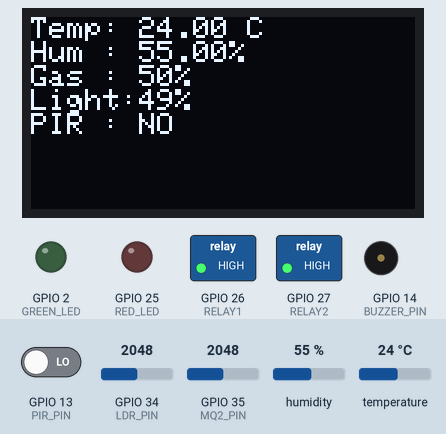
Recording of a sketch running on a simulated ESP32. Shown: 128×64 one-colour display, switched loads named in the sketch (green lamp = pin HIGH), output pins drawn as LEDs (lit = HIGH), buzzer (waves = sounding, pin HIGH). The test bench sets the inputs (shaded band); at power-on: temperature 24 °C, GPIO 13 (PIR_PIN) LOW, GPIO 35 (MQ2_PIN) = 2048, GPIO 34 (LDR_PIN) = 2048, humidity 55 %. WiFi joins after 1.5 s; servers stay silent unless stated; no MQTT or app messages arrive unless stated; what the sketch prints to the serial monitor is not drawn.

Above: at 2.8 s.
2.9 s: temperature set to 29 °C
At 4.1 s:
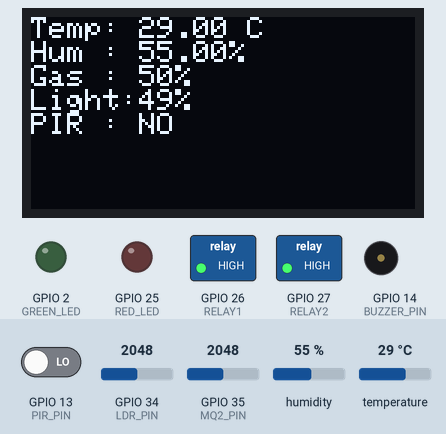
5.2 s: temperature set to 32 °C
At 6.1 s:
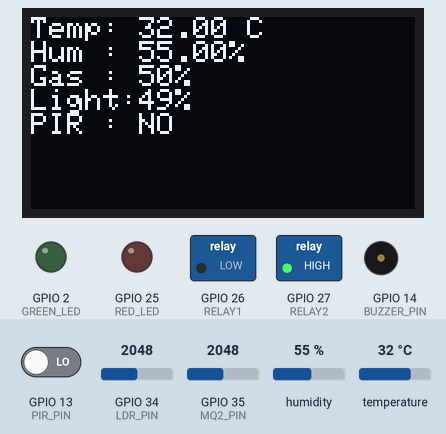
7.3 s: GPIO 13 (PIR_PIN) driven HIGH
At 8.2 s:
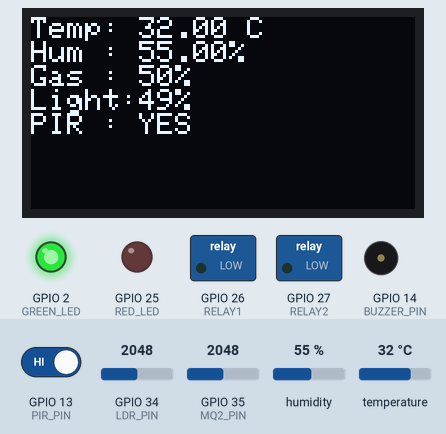
9.3 s: GPIO 35 (MQ2_PIN) set to 2137
At 10.3 s:
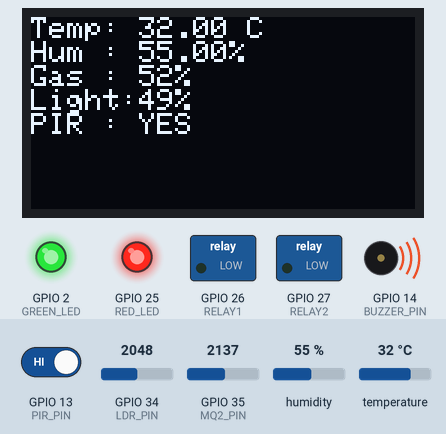
11.4 s: GPIO 13 (PIR_PIN) driven LOW
At 12.4 s:
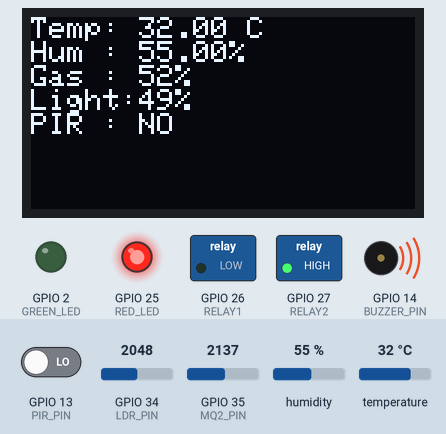
13.5 s: GPIO 34 (LDR_PIN) set to 2841
At 14.5 s:
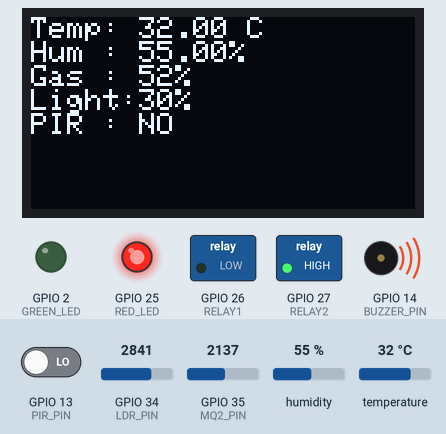
15.6 s: GPIO 34 (LDR_PIN) set to 2925
Timing chart, 0 to 18.6 s (numbered marks = the images above; inputs shaded):
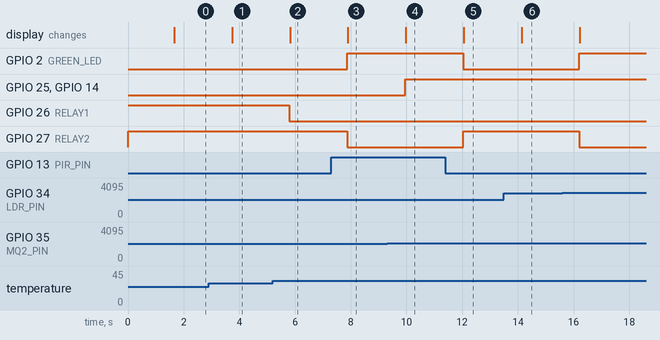

Measured:
- the behaviour switches between 30 and 31 °C on temperature (found by bisection; images 1 and 2)
- the behaviour switches between 2088 and 2089 on GPIO 35 (MQ2_PIN) (found by bisection; images 3 and 4)
- after the input at 2.9 s, the display: changes after 0.84 s (image 1)
- after the input at 5.2 s, GPIO 26 (RELAY1): HIGH → LOW after 0.59 s; the display: changes after 0.62 s (image 2)
- after the input at 7.3 s, GPIO 2 (GREEN_LED): LOW → HIGH after 0.57 s; GPIO 27 (RELAY2): HIGH → LOW after 0.57 s; the display: changes after 0.60 s (image 3)
- after the input at 9.3 s, GPIO 25 (RED_LED), GPIO 14 (BUZZER_PIN): LOW → HIGH after 0.65 s; the display: changes after 0.68 s (image 4)
- after the input at 11.4 s, GPIO 2 (GREEN_LED): HIGH → LOW after 0.63 s; GPIO 27 (RELAY2): LOW → HIGH after 0.63 s; the display: changes after 0.66 s (image 5)
- after the input at 13.5 s, the display: changes after 0.64 s (image 6)
- after the input at 15.6 s, GPIO 2 (GREEN_LED): LOW → HIGH after 0.59 s; GPIO 27 (RELAY2): HIGH → LOW after 0.59 s

The sketch:

smart-home-automation.ino
```cpp
#include <WiFi.h>
#include <WebServer.h>
#include <PubSubClient.h>
#include <Wire.h>
#include <Adafruit_GFX.h>
#include <Adafruit_SSD1306.h>
#include <DHT.h>

/************ WiFi ************/
const char* ssid = "Wokwi-GUEST";
const char* password = "";

/************ MQTT ************/
const char* mqttServer = "broker.hivemq.com";
const int mqttPort = 1883;

WiFiClient espClient;
PubSubClient mqttClient(espClient);
WebServer server(80);

/************ OLED ************/
#define SCREEN_WIDTH 128
#define SCREEN_HEIGHT 64

Adafruit_SSD1306 display(
  SCREEN_WIDTH,
  SCREEN_HEIGHT,
  &Wire,
  -1
);

/************ Pins ************/
#define DHTPIN      4
#define DHTTYPE     DHT11

#define PIR_PIN     13
#define BUZZER_PIN  14

#define RED_LED     25
#define GREEN_LED   2

#define RELAY1      26
#define RELAY2      27

#define BUTTON1     0
#define BUTTON2     32

#define LDR_PIN     34
#define MQ2_PIN     35

DHT dht(DHTPIN, DHTTYPE);

/************ Variables ************/
float temperature = 0;
float humidity = 0;

int gasRaw = 0;
int gasPercent = 0;

int lightRaw = 0;
int lightPercent = 0;

bool motion = false;

bool fanState = false;
bool lightState = false;
bool gasAlert = false;

/************ WiFi ************/
void connectWiFi() {

  Serial.print("Connecting WiFi");

  WiFi.begin(ssid, password);

  while (WiFi.status() != WL_CONNECTED) {

    delay(500);
    Serial.print(".");

  }

  Serial.println();
  Serial.println("WiFi Connected");
  Serial.println(WiFi.localIP());

}

/************ MQTT ************/
void connectMQTT() {

  while (!mqttClient.connected()) {

    Serial.println("Connecting MQTT...");

    if (mqttClient.connect("ESP32HomeHub")) {

      Serial.println("MQTT Connected");

    } else {

      delay(2000);

    }

  }

}

void readSensors() {

  temperature = dht.readTemperature();
  humidity = dht.readHumidity();

  gasRaw = analogRead(MQ2_PIN);
  gasPercent = map(gasRaw, 0, 4095, 0, 100);

  lightRaw = analogRead(LDR_PIN);
  lightPercent = map(lightRaw, 4095, 0, 0, 100);

  motion = digitalRead(PIR_PIN);

}

void automationLogic() {

  // Gas Detection
  if (gasPercent > 50) {

    gasAlert = true;

    digitalWrite(BUZZER_PIN, HIGH);
    digitalWrite(RED_LED, HIGH);

  }
  else {

    gasAlert = false;

    digitalWrite(BUZZER_PIN, LOW);
    digitalWrite(RED_LED, LOW);

  }

  // Fan Control
  if (temperature > 30) {

    fanState = true;

  } else {

    fanState = false;

  }

  digitalWrite(RELAY1, fanState ? LOW : HIGH);

  // Light Control
  if (lightPercent < 30 || motion) {

    lightState = true;

  } else {

    lightState = false;

  }

  digitalWrite(RELAY2, lightState ? LOW : HIGH);

  digitalWrite(GREEN_LED, lightState);

}

void updateOLED() {

  display.clearDisplay();

  display.setTextSize(1);
  display.setCursor(0,0);
  display.print("Temp: ");
  display.print(temperature);
  display.println(" C");

  display.print("Hum : ");
  display.print(humidity);
  display.println("%");

  display.print("Gas : ");
  display.print(gasPercent);
  display.println("%");

  display.print("Light:");
  display.print(lightPercent);
  display.println("%");

  display.print("PIR : ");

  if(motion)
    display.println("YES");
  else
    display.println("NO");

  display.display();

}

void publishMQTT() {

  if(!mqttClient.connected())
    connectMQTT();

  mqttClient.loop();

  mqttClient.publish(
    "iitjammu/home/temperature",
    String(temperature).c_str()
  );

  mqttClient.publish(
    "iitjammu/home/humidity",
    String(humidity).c_str()
  );

  mqttClient.publish(
    "iitjammu/home/gas",
    String(gasPercent).c_str()
  );

  mqttClient.publish(
    "iitjammu/home/light",
    String(lightPercent).c_str()
  );

  mqttClient.publish(
    "iitjammu/home/motion",
    motion ? "1" : "0"
  );

}

void setupWebServer() {

  server.on("/", HTTP_GET, []() {

    String page;

    page += "<!DOCTYPE html><html>";
    page += "<head>";
    page += "<meta http-equiv='refresh' content='3'>";
    page += "<title>IoT Home Automation</title>";
    page += "</head><body>";

    page += "<h2>IoT Home Automation Hub</h2>";

    page += "<hr>";

    page += "<p><b>Temperature:</b> ";
    page += String(temperature);
    page += " C</p>";

    page += "<p><b>Humidity:</b> ";
    page += String(humidity);
    page += " %</p>";

    page += "<p><b>Gas:</b> ";
    page += String(gasPercent);
    page += " %</p>";

    page += "<p><b>Light:</b> ";
    page += String(lightPercent);
    page += " %</p>";

    page += "<p><b>Motion:</b> ";
    page += (motion ? "Detected" : "No Motion");
    page += "</p>";

    page += "<hr>";

    page += "<p><b>Fan Relay:</b> ";
    page += (fanState ? "ON" : "OFF");
    page += "</p>";

    page += "<p><b>Light Relay:</b> ";
    page += (lightState ? "ON" : "OFF");
    page += "</p>";

    page += "<p><b>Gas Alert:</b> ";
    page += (gasAlert ? "YES" : "NO");
    page += "</p>";

    page += "</body></html>";

    server.send(200, "text/html", page);

  });

  server.begin();

}

void setup() {

  Serial.begin(115200);

  pinMode(PIR_PIN, INPUT);

  pinMode(BUZZER_PIN, OUTPUT);

  pinMode(RED_LED, OUTPUT);
  pinMode(GREEN_LED, OUTPUT);

  pinMode(RELAY1, OUTPUT);
  pinMode(RELAY2, OUTPUT);

  pinMode(BUTTON1, INPUT_PULLUP);
  pinMode(BUTTON2, INPUT_PULLUP);

  digitalWrite(RELAY1, HIGH);
  digitalWrite(RELAY2, HIGH);

  Wire.begin(21,22);

  display.begin(SSD1306_SWITCHCAPVCC,0x3C);
  display.clearDisplay();
  display.display();

  dht.begin();

  connectWiFi();

  mqttClient.setServer(mqttServer, mqttPort);

  connectMQTT();

  setupWebServer();

  Serial.println("System Ready");

}

void loop() {

  readSensors();

  automationLogic();

  updateOLED();

  publishMQTT();

  server.handleClient();

  delay(1000);

}
```
